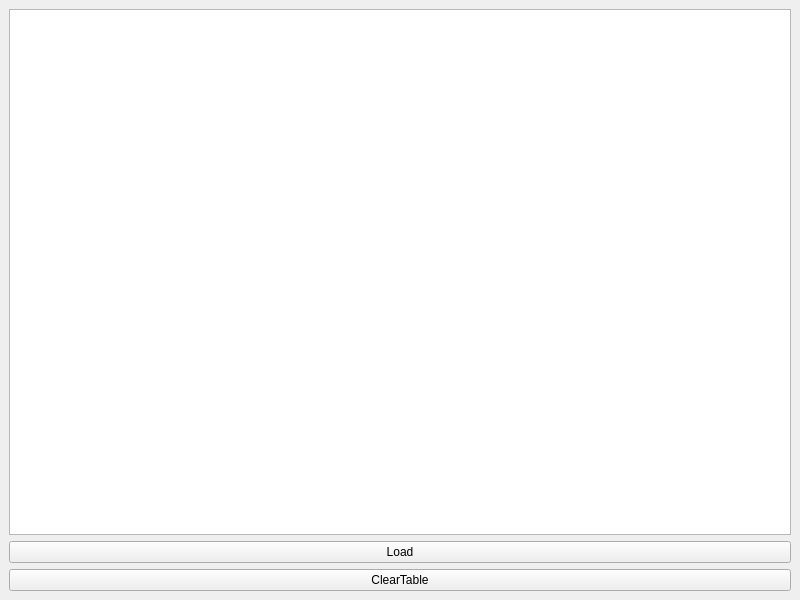
<?xml version="1.0" encoding="UTF-8"?>
<ui version="4.0">
 <class>MainWindow</class>
 <widget class="QMainWindow" name="MainWindow">
  <property name="geometry">
   <rect>
    <x>0</x>
    <y>0</y>
    <width>800</width>
    <height>600</height>
   </rect>
  </property>
  <property name="windowTitle">
   <string>MainWindow</string>
  </property>
  <widget class="QWidget" name="centralwidget">
   <layout class="QVBoxLayout" name="verticalLayout">
    <item>
     <widget class="QTextEdit" name="textEdit"/>
    </item>
    <item>
     <widget class="QPushButton" name="pushButton">
      <property name="text">
       <string>Load</string>
      </property>
     </widget>
    </item>
    <item>
     <widget class="QPushButton" name="ClearButton">
      <property name="text">
       <string>ClearTable</string>
      </property>
     </widget>
    </item>
   </layout>
  </widget>
 </widget>
 <resources/>
 <connections/>
</ui>
